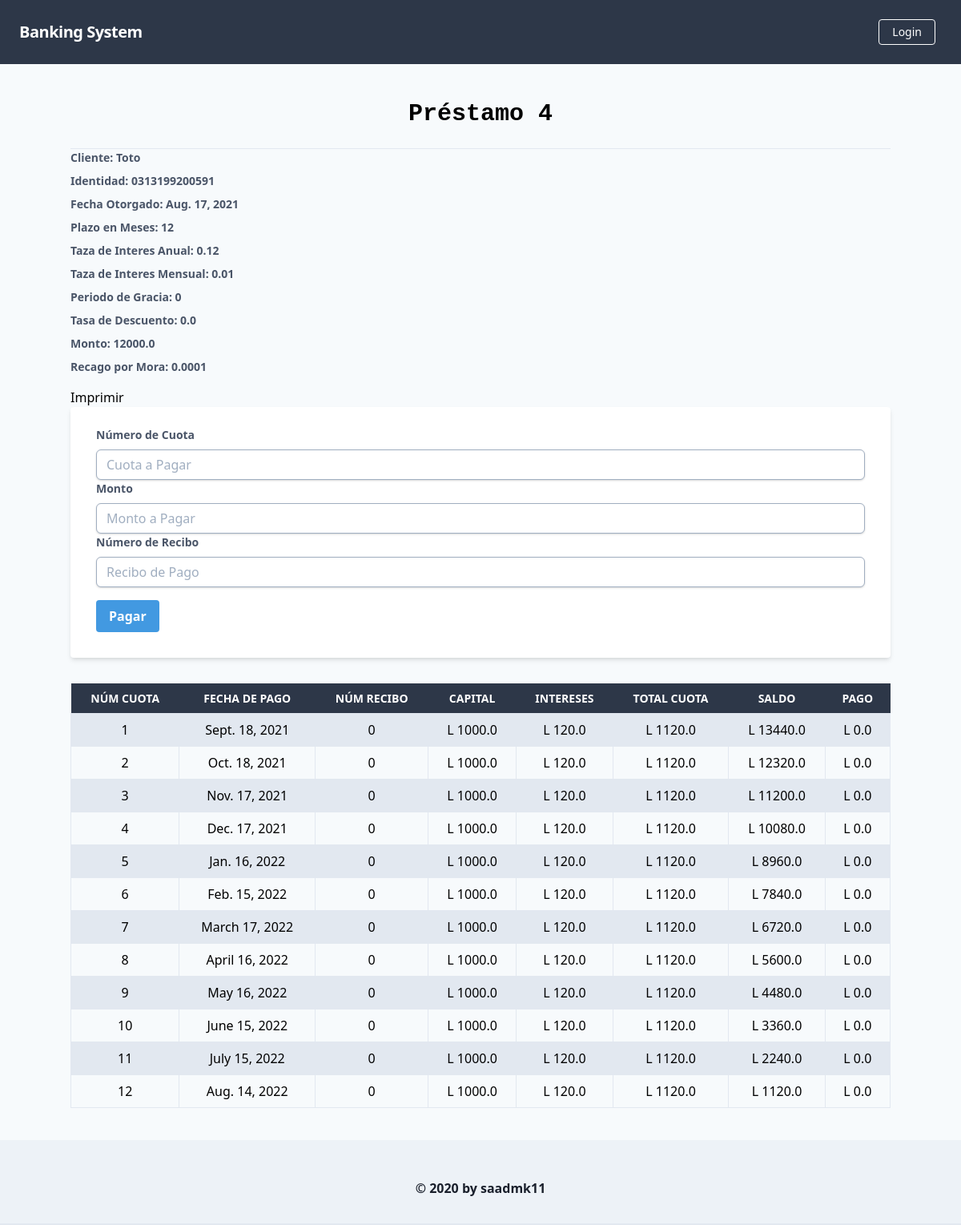
/prestamos/buscar/persona/prestamo/, run on the app's committed database.
### prestamos/models.py (models this page shows)
class Datos_prestamos(models.Model):
    id_cliente = models.CharField(max_length=15)
    id_prestamo= models.IntegerField()
    nombre_cliente= models.CharField(max_length=50)
    fecha_otorgado= models.DateField()
    fecha_vencimiento= models.DateField()
    plazo_meses= models.IntegerField()
    taza_mensual= models.FloatField()
    Periodo_Gracia= models.IntegerField()
    Taza_Descuento= models.FloatField()
    Monto = models.FloatField()

class Acciones_Prestamos(models.Model):
    id_prestamo = models.IntegerField()
    num_cuota= models.IntegerField()
    Fecha_Pago= models.DateField()
    Num_recibo= models.IntegerField()
    Monto= models.FloatField()
    Capital = models.FloatField()
    Intereses = models.FloatField()
    Pago = models.FloatField()
    Saldo = models.FloatField(
    )

### prestamos/views.py (the view, shortened to what this page needs)
# urls.py: path('buscar/persona/prestamo/', Prestamo_A_Pagar.as_view()),
class Prestamo_A_Pagar(ListView):
    template_name = "transactions/Mostra A Pagar.html"
    model = Acciones_Prestamos
    def get_context_data(self, **kwargs):
        context = super().get_context_data(**kwargs)
        id_prestamo = Variables_Generales.objects.get(variable="Id_Prestamo_1")
        id_p= int(id_prestamo.valor)
        datos_prestamo= Datos_prestamos.objects.get(id_prestamo=id_p)
        context.update({
            'Cliente': datos_prestamo.nombre_cliente,
            'Identidad': datos_prestamo.id_cliente,
            'Fecha_O': datos_prestamo.fecha_otorgado,
            'Plazo': datos_prestamo.plazo_meses,
            'Tanual': datos_prestamo.taza_mensual*12,
            'Tmensual': datos_prestamo.taza_mensual,
            'Pgracia':  datos_prestamo.Periodo_Gracia,
            'Descuento': datos_prestamo.Taza_Descuento,
            'Monto': datos_prestamo.Monto,
            'Mora': "0.0001",
            'Id_Prestamo': id_p
        })
        return context
    def get_queryset(self):
        id_prestamo = Variables_Generales.objects.get(variable="Id_Prestamo_1")
        id_p = int(id_prestamo.valor)
        return Acciones_Prestamos.objects.filter(id_prestamo=id_p)

### templates/transactions/Mostra A Pagar.html (shortened to what this page needs)
{% extends 'core/base.html' %}
{% block content %}
    <h1 class="font-mono font-bold text-3xl text-center pb-5 pt-10"> Préstamo {{ Id_Prestamo }}</h1>
    <hr />
        <div class="mb-4">
            <label class="block text-gray-700 text-sm font-bold mb-2" for="amount">
                Cliente: {{Cliente}}
            </label>
            <label class="block text-gray-700 text-sm font-bold mb-2" for="amount">
                Identidad: {{ Identidad }}
            </label>
            <label class="block text-gray-700 text-sm font-bold mb-2" for="amount">
                Fecha Otorgado: {{ Fecha_O }}
            </label>
            <label class="block text-gray-700 text-sm font-bold mb-2" for="amount">
                Plazo en Meses: {{ Plazo }}
            </label>
            <label class="block text-gray-700 text-sm font-bold mb-2" for="amount">
                Taza de Interes Anual: {{ Tanual }}
            </label>
            <label class="block text-gray-700 text-sm font-bold mb-2" for="amount">
                Taza de Interes Mensual: {{ Tmensual }}
            </label>
            <label class="block text-gray-700 text-sm font-bold mb-2" for="amount">
                Periodo de Gracia: {{ Pgracia }}
            </label>
            <label class="block text-gray-700 text-sm font-bold mb-2" for="amount">
               Tasa de Descuento: {{ Descuento }}
            </label>
            <label class="block text-gray-700 text-sm font-bold mb-2" for="amount">
               Monto: {{ Monto }}
            </label>
            <label class="block text-gray-700 text-sm font-bold mb-2" for="amount">
               Recago por Mora: {{ Mora }}
            </label>
        </div>
         <a href="{% url 'prestamos:pdf1' %}" class="block mt-4 lg:inline-block lg:mt-0 text-black hover:text-red mr-4">
                    Imprimir
         </a>
    <form method="POST" class="bg-white shadow-md rounded px-8 pt-6 pb-8 mb-4">
        <div class="mb-4">
             <label class="block text-gray-700 text-sm font-bold mb-2" for="amount">
                Número de Cuota
            </label>
            <input class="shadow appearance-none border rounded w-full py-2 px-3 text-gray-700 leading-tight border rounded-md border-gray-500 focus:outline-none focus:shadow-outline" name="Num_Cuota" id="Num_Cuota"  required placeholder="Cuota a Pagar">
            <label class="block text-gray-700 text-sm font-bold mb-2" for="amount">
                Monto
            </label>
            <input class="shadow appearance-none border rounded w-full py-2 px-3 text-gray-700 leading-tight border rounded-md border-gray-500 focus:outline-none focus:shadow-outline" name="Monto" id="Monto"  required placeholder="Monto a Pagar">
            <label class="block text-gray-700 text-sm font-bold mb-2" for="amount">
                Número de Recibo
            </label>
            <input class="shadow appearance-none border rounded w-full py-2 px-3 text-gray-700 leading-tight border rounded-md border-gray-500 focus:outline-none focus:shadow-outline" name="Recibo" id="Recibo"  required placeholder="Recibo de Pago">
        </div>
        <button class="bg-blue-500 hover:bg-blue-700 text-white font-bold py-2 px-4 rounded focus:outline-none focus:shadow-outline" type="submit">
            Pagar
        </button>
    </form>
    <table class="table-auto mx-auto w-full mt-8">
        <thead class="bg-gray-800 text-white">
        <tr class="uppercase font-semibold text-sm">
            <th class="px-4 py-2">Núm Cuota</th>
            <th class="px-4 py-2">Fecha de Pago</th>
            <th class="px-4 py-2">Núm Recibo</th>
            <th class="px-4 py-2">Capital</th>
            <th class="px-4 py-2">Intereses</th>
            <th class="px-4 py-2">Total Cuota</th>
            <th class="px-4 py-2">Saldo</th>
            <th class="px-4 py-2">Pago</th>
        </tr>
        </thead>
        <tbody>
        {% for transaction in object_list %}
        <tr class="{% cycle 'bg-gray-300' 'bg-white-100' %}">
            <td class="border px-4 py-2 text-center">{{ transaction.num_cuota }}</td>
            <td class="border px-4 py-2 text-center">{{ transaction.Fecha_Pago }}</td>
            <td class="border px-4 py-2 text-center">{{ transaction.Num_recibo }}</td>
            <td class="border px-4 py-2 text-center">L {{ transaction.Capital }}</td>
            <td class="border px-4 py-2 text-center">L {{ transaction.Intereses }}</td>
            <td class="border px-4 py-2 text-center">L {{ transaction.Monto }}</td>
            <td class="border px-4 py-2 text-center">L {{ transaction.Saldo }}</td>
            <td class="border px-4 py-2 text-center">L {{ transaction.Pago }}</td>
        </tr>
        {% endfor %}
        </tbody>
    </table>
{% endblock %}

### data on the page
Datos_prestamos: nombre_cliente "Toto", id_cliente "0313199200591", fecha_otorgado "Aug. 17, 2021", taza_mensual "0.01", Taza_Descuento "0.0", Monto "12000.0"

### other printed values
{{ Id_Prestamo }} "4"
{{ Plazo }} "12"
{{ Tanual }} "0.12"
{{ Pgracia }} "0"
{{ Mora }} "0.0001"
